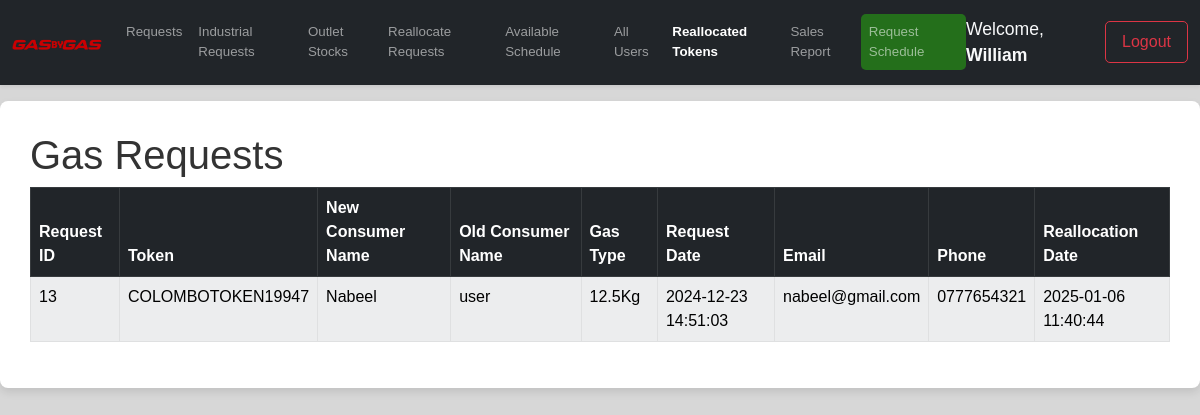
Screenshot of /outlet/outlet-dashboard.php?page=r-token (signed in) with the database file from the repository.
### tables this page shows
CREATE TABLE `users` (
  `UserID` int(11) NOT NULL,
  `FullName` varchar(100) NOT NULL,
  `outletID` int(10) NOT NULL DEFAULT 0,
  `Email` varchar(100) NOT NULL DEFAULT 'No Email',
  `PhoneNumber` varchar(15) NOT NULL,
  `NIC` varchar(12) NOT NULL,
  `RegOutlet` varchar(30) NOT NULL,
  `PasswordHash` varchar(255) NOT NULL,
  `Role` enum('consumer','outlet_manager','dispatch_office','physical_consumer') DEFAULT 'consumer',
  `CreatedAt` timestamp NOT NULL DEFAULT current_timestamp()
);

CREATE TABLE `gasrequests` (
  `RequestID` int(11) NOT NULL,
  `UserID` int(11) NOT NULL,
  `OutletID` int(11) NOT NULL,
  `Token` varchar(20) NOT NULL,
  `GasType` varchar(10) NOT NULL,
  `RequestDate` timestamp NOT NULL DEFAULT current_timestamp(),
  `ExpectedPickupDate` date NOT NULL,
  `Status` enum('pending','confirmed','completed','expired','reallocated','cancelled') DEFAULT 'pending',
  `PaymentStatus` enum('unpaid','paid') DEFAULT 'unpaid',
  `PaymentAmount` varchar(10) NOT NULL,
  `Returned` enum('yes','no') DEFAULT 'no',
  `OldUserID` int(11) DEFAULT NULL,
  `ReallocationDate` timestamp NULL DEFAULT NULL
);

### outlet/r-token.php (the view, shortened to what this page needs)
<?php
$userID = $_SESSION['userID'];
$outletID = null;
$stmt = $conn->prepare("SELECT outletID FROM users WHERE UserID = ?");
$stmt->bind_param("i", $userID);
$stmt->execute();
$stmt->bind_result($outletID);
$statusFilter = $_GET['status'] ?? 'pending';
$searchToken = $_GET['searchToken'] ?? '';
$query = "SELECT r.RequestID, r.Token, r.GasType, r.RequestDate, r.ExpectedPickupDate, r.Status, r.PaymentStatus, r.Returned, r.ReallocationDate,
                 u.FullName AS NewConsumerName, old_u.FullName AS OldConsumerName, u.Email, u.PhoneNumber, u.NIC
          FROM gasrequests r
          JOIN users u ON r.UserID = u.UserID
          LEFT JOIN users old_u ON r.OldUserID = old_u.UserID
          WHERE r.OutletID = ? AND r.ReallocationDate IS NOT NULL";
if ($statusFilter !== 'all') {
    $query .= " AND r.Status = ?";
}
$query .= " ORDER BY r.RequestDate DESC";
$stmt = $conn->prepare($query);
if (!empty($searchToken) && $statusFilter !== 'all') {
    $searchToken = "%$searchToken%";
    $stmt->bind_param("iss", $outletID, $searchToken, $statusFilter);
} elseif (!empty($searchToken)) {
    $searchToken = "%$searchToken%";
    $stmt->bind_param("is", $outletID, $searchToken);
} elseif ($statusFilter !== 'all') {
    $stmt->bind_param("is", $outletID, $statusFilter);
} else {
    $stmt->bind_param("i", $outletID);
}
$stmt->execute();
$result = $stmt->get_result();
?>
<h1>Gas Requests</h1>
<?php if ($result->num_rows > 0): ?>
    <table class="table table-bordered table-hover table-striped table-light">
    <thead class="table-dark">
        <tr>
            <th>Request ID</th>
            <th>Token</th>
            <th>New Consumer Name</th>
            <th>Old Consumer Name</th>
            <th>Gas Type</th>
            <th>Request Date</th>
            <th>Email</th>
            <th>Phone</th>
            <th>Reallocation Date</th>
        </tr>
    </thead>
    <tbody>
        <?php while ($row = $result->fetch_assoc()): ?>
            <tr>
                <td><?= htmlspecialchars($row['RequestID']) ?></td>
                <td><?= htmlspecialchars($row['Token']) ?></td>
                <td><?= htmlspecialchars($row['NewConsumerName']) ?></td>
                <td><?= htmlspecialchars($row['OldConsumerName']) ?></td>
                <td><?= htmlspecialchars($row['GasType']) ?>Kg</td>
                <td><?= htmlspecialchars($row['RequestDate']) ?></td>
                <td><?= htmlspecialchars($row['Email']) ?></td>
                <td><?= htmlspecialchars($row['PhoneNumber']) ?></td>
                <td><?= htmlspecialchars($row['ReallocationDate']) ?></td>
            </tr>
        <?php endwhile; ?>
    </tbody>
</table>
<?php else: ?>
    <div class="alert alert-info">No gas requests found with reallocation data.</div>
<?php endif; ?>

### outlet/outlet-dashboard.php (shortened to what this page needs)
<?php
require '../db.php';
$userID = $_SESSION['userID'];
$stmt = $conn->prepare("SELECT FullName FROM users WHERE UserID = ?");
$stmt->bind_param("i", $userID);
$stmt->execute();
$stmt->bind_result($fullName);
?>
<!DOCTYPE html>
<html lang="en">
<head>
    <link href="https://cdn.jsdelivr.net/npm/bootstrap@5.3.0-alpha1/dist/css/bootstrap.min.css" rel="stylesheet">
    <link href="https://cdnjs.cloudflare.com/ajax/libs/select2/4.0.13/css/select2.min.css" rel="stylesheet" />
</head>
<body style="background: hsla(240, 2%, 12%, 0.178);">
<nav class="navbar navbar-expand-lg navbar-dark bg-dark sticky-top shadow-sm">
    <div class="container-fluid">
        <a class="navbar-brand" href="template.php">
            <img src="../assets/logo.png" alt="Brand Logo" class="navbar-logo">
        </a>
        <div class="collapse navbar-collapse" id="navbarNav">
            <?php $page = $_GET['page'] ?? 'requests'; ?>
            <ul class="navbar-nav me-auto mb-2 mb-lg-0">
                <li class="nav-item">
                    <a class="nav-link <?= $page === 'requests' ? 'active' : '' ?>" href="outlet-dashboard.php?page=requests">Requests</a>
                </li>
                <li class="nav-item">
                    <a class="nav-link <?= $page === 'industrial-requests' ? 'active' : '' ?>" href="outlet-dashboard.php?page=industrial-requests">Industrial Requests</a>
                </li>
                <li class="nav-item">
                    <a class="nav-link <?= $page === 'outlet-stocks' ? 'active' : '' ?>" href="outlet-dashboard.php?page=outlet-stocks">Outlet Stocks</a>
                </li>
                <li class="nav-item">
                    <a class="nav-link <?= $page === 'reallocate' ? 'active' : '' ?>" href="outlet-dashboard.php?page=reallocate">Reallocate Requests</a>
                </li>
                <li class="nav-item">
                    <a class="nav-link <?= $page === 'available-schedule' ? 'active' : '' ?>" href="outlet-dashboard.php?page=available-schedule">Available Schedule</a>
                </li>
                <li class="nav-item">
                    <a class="nav-link <?= $page === 'users' ? 'active' : '' ?>" href="outlet-dashboard.php?page=users">All Users</a>
                </li>
                <li class="nav-item">
                    <a class="nav-link <?= $page === 'r-token' ? 'active' : '' ?>" href="outlet-dashboard.php?page=r-token">Reallocated Tokens</a>
                </li>
                <li class="nav-item">
                    <a class="nav-link <?= $page === 'report' ? 'active' : '' ?>" href="outlet-dashboard.php?page=report">Sales Report</a>
                </li>
                <li class="nav-item">
                    <a class="nav-link main <?= $page === 'schedule' ? 'active' : '' ?>" href="outlet-dashboard.php?page=schedule">Request Schedule</a>
                </li>
            </ul>
            <span class="navbar-text me-3 text-light">
                Welcome, <span class="fw-bold"><?= htmlspecialchars($fullName); ?></span>
            </span>
            <a href="../logout.php" class="btn btn-outline-danger">Logout</a>
        </div>
    </div>
</nav>
    <div class="container d-flex flex-column mb-2 mt-3">
        <?php
        $allowed_pages = ['requests', 'outlet-stocks', 'reallocate', 'industrial-requests', 'schedule', 'available-schedule', 'users','r-token','report','profile'];
        if (in_array($page, $allowed_pages)) {
            include "$page.php";
        } else {
            include 'requests.php';
        }
        ?>
    </div>
</body>
</html>

### outlet/outlet-dashboard.php (style rules this page uses)
body { font-family: 'Poppins', sans-serif; background-color: #f4f7fa; color: #333; padding-bottom: 20px; }
.container { max-width: 1700px; background-color: #fff; border-radius: 8px; padding: 30px; box-shadow: 0 4px 8px rgba(0, 0, 0, 0.1); }
.navbar-logo { width: 120px; height: auto; }
.navbar-nav .nav-link { transition: all 0.3s ease; }
.main { transition: all 0.3s ease; background-color: rgba(43, 255, 0, 0.34) !important; border-radius: 5px; }
.navbar-nav .nav-link.active { color:rgb(255, 255, 255); font-weight: 600; border-radius: 5px; }
.navbar-text { font-size: 1.1rem; }
.btn-outline-danger { border-radius: 5px; padding: 8px 16px; }
.navbar-collapse { justify-content: flex-end; }
@media (max-width: 1650px) { .navbar-logo { width: 90px; } }
@media (max-width: 1650px) { .nav-link { font-size: smaller; } }

### rows the page displays
users: FullName "William"
gasrequests: RequestID "13", Token "COLOMBOTOKEN19947", UserID.FullName "Nabeel", users.FullName "user", GasType "12.5", RequestDate "2024-12-23 14:51:03", UserID.Email "nabeel@gmail.com", UserID.PhoneNumber "0777654321", ReallocationDate "2025-01-06 11:40:44"
